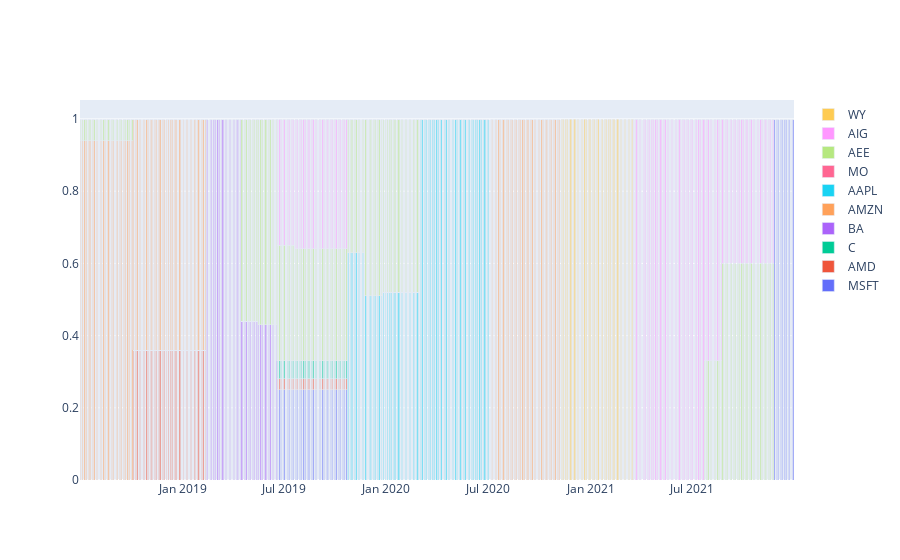

The notebook cell this image was saved under:
### Code cell
plotAllocation(ah.dropna())

### Figure 1 — Plotly figure (JSON) as saved in the notebook; plotly's stock layout.template omitted (floating-point values rounded to 4 significant figures; data arrays with more than 128 entries replaced by an {"elided": "..."} marker saying what was removed)
{"data": [{"name": "MSFT", "type": "bar", "x": {"elided": "882 str values"}, "y": {"elided": "882 float values"}}, {"name": "AMD", "type": "bar", "x": {"elided": "882 str values"}, "y": {"elided": "882 float values"}}, {"name": "C", "type": "bar", "x": {"elided": "882 str values"}, "y": {"elided": "882 float values"}}, {"name": "BA", "type": "bar", "x": {"elided": "882 str values"}, "y": {"elided": "882 float values"}}, {"name": "AMZN", "type": "bar", "x": {"elided": "882 str values"}, "y": {"elided": "882 float values"}}, {"name": "AAPL", "type": "bar", "x": {"elided": "882 str values"}, "y": {"elided": "882 float values"}}, {"name": "MO", "type": "bar", "x": {"elided": "882 str values"}, "y": {"elided": "882 int values"}}, {"name": "AEE", "type": "bar", "x": {"elided": "882 str values"}, "y": {"elided": "882 float values"}}, {"name": "AIG", "type": "bar", "x": {"elided": "882 str values"}, "y": {"elided": "882 float values"}}, {"name": "WY", "type": "bar", "x": {"elided": "882 str values"}, "y": {"elided": "882 int values"}}], "layout": {"bargap": 0, "bargroupgap": 0, "barmode": "stack", "xaxis": {"categoryorder": "total descending"}}}
